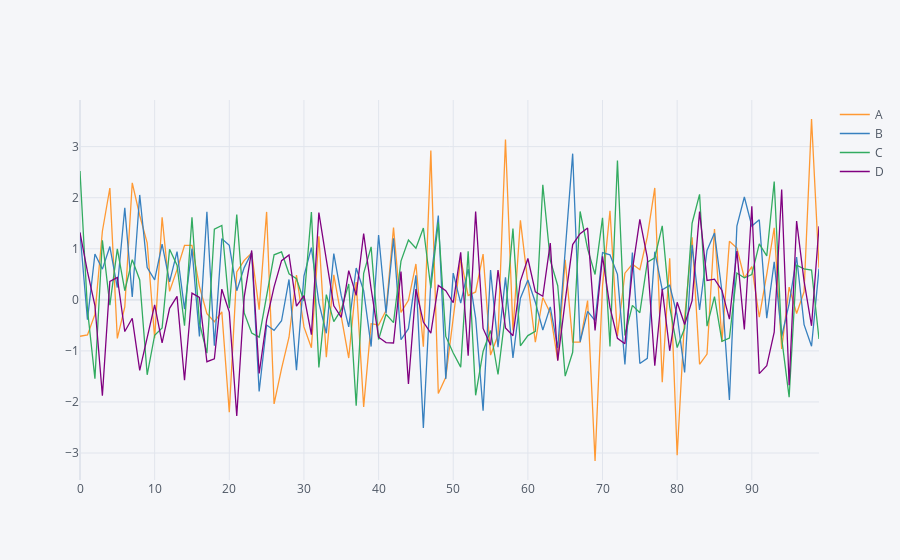

The code cell stored with this chart in its notebook:
### Markdown cell above
# LINES

### Code cell
df.iplot()
